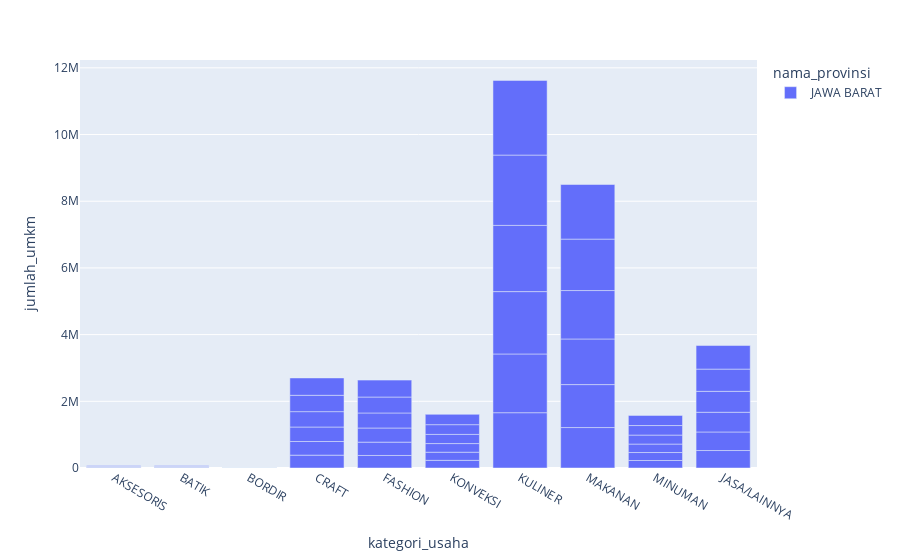

This figure's notebook cell:
### Code cell
bivariate_visualization_bar(
    data=data,
    x=data['kategori_usaha'],
    y=data['jumlah_umkm'],
    color=data['nama_provinsi']
)

### Figure 1 — Plotly figure (JSON) as saved in the notebook; plotly's stock layout.template omitted (floating-point values rounded to 4 significant figures)
{"data": [{"alignmentgroup": "True", "hovertemplate": "nama_provinsi=JAWA BARAT<br>kategori_usaha=%{x}<br>jumlah_umkm=%{y}<extra></extra>", "legendgroup": "JAWA BARAT", "marker": {"color": "#636efa", "pattern": {"shape": ""}}, "name": "JAWA BARAT", "offsetgroup": "JAWA BARAT", "orientation": "v", "showlegend": true, "textposition": "auto", "type": "bar", "x": ["AKSESORIS", "BATIK", "BORDIR", "CRAFT", "FASHION", "KONVEKSI", "KULINER", "MAKANAN", "MINUMAN", "JASA/LAINNYA", "AKSESORIS", "BATIK", "BORDIR", "CRAFT", "FASHION", "KONVEKSI", "KULINER", "MAKANAN", "MINUMAN", "JASA/LAINNYA", "AKSESORIS", "BATIK", "BORDIR", "CRAFT", "FASHION", "KONVEKSI", "KULINER", "MAKANAN", "MINUMAN", "JASA/LAINNYA", "AKSESORIS", "BATIK", "BORDIR", "CRAFT", "FASHION", "KONVEKSI", "KULINER", "MAKANAN", "MINUMAN", "JASA/LAINNYA", "AKSESORIS", "BATIK", "BORDIR", "CRAFT", "FASHION", "KONVEKSI", "KULINER", "MAKANAN", "MINUMAN", "JASA/LAINNYA", "AKSESORIS", "BATIK", "BORDIR", "CRAFT", "FASHION", "KONVEKSI", "KULINER", "MAKANAN", "MINUMAN", "JASA/LAINNYA"], "xaxis": "x", "y": [10789, 10789, 1541, 385335, 376087, 229660, 1658481, 1213034, 225036, 524055, 11457, 11457, 1637, 409176, 399356, 243869, 1761095, 1288087, 238959, 556480, 12166, 12166, 1738, 434493, 424065, 258958, 1870058, 1367784, 253744, 590911, 12919, 12919, 1846, 461376, 450303, 274980, 1985763, 1452412, 269444, 627472, 13718, 13718, 1960, 489923, 478164, 291994, 2108627, 1542276, 286115, 666295, 14567, 14567, 2081, 520235, 507750, 310060, 2239092, 1637701, 303817, 707520], "yaxis": "y"}], "layout": {"autosize": true, "barmode": "relative", "legend": {"title": {"text": "nama_provinsi"}, "tracegroupgap": 0}, "margin": {"t": 60}, "xaxis": {"anchor": "y", "autorange": true, "domain": [0, 1], "range": [-0.5, 9.5], "title": {"text": "kategori_usaha"}, "type": "category"}, "yaxis": {"anchor": "x", "autorange": true, "domain": [0, 1], "range": [0, 12230000.0], "title": {"text": "jumlah_umkm"}, "type": "linear"}}}
